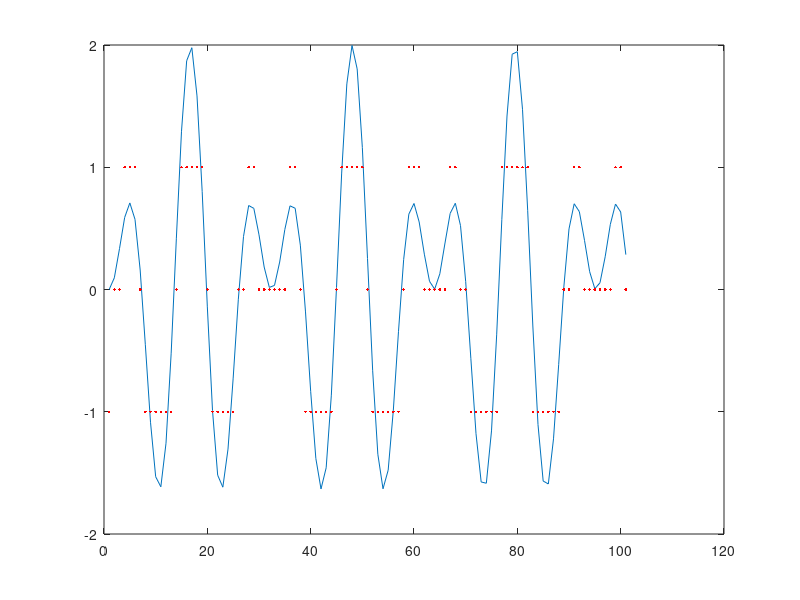

MATLAB code for this plot: (Note: this script raises an error after producing the figure.)
function [numswings,numupswings,numdownswings,dtrace,uptrace,downtrace]=swings(trace,thresh)
%[numswings,numupswings,numdownswings,swings,upswings,downswings]=SWINGS(trace,thresh)
%
% count number of swings in a signal trace that cross a middle band
% centered around the midpoint level of the signal
%
% a swing must entirely cross the band in order to be counted
%
% band is defined by thresh, should be between 0 and 1.
% thresh=0.01 means a tiny band
% thresh=0.9 means a large band
%
% numswings     number of total swings
% numupswings   number of upswings
% numdownswings number of downswings
% swings        occupancy {1,0} vector of swings (aligns with trace)
% upswings      occupancy {1,0} vector of upswings (aligns with trace)
% downswings    occupancy {1,0} vector of downswings (aligns with trace)
%
% calling swings with no arguments plots a demonstration
%
% Saul Kato
% created 4/22/10
% modified 9/12/20 to add up and down counting and to return occupancy vector of
% swing points

%demo
if nargin<1  %test trace
    trace=2*sin(.1*[0:100]).*sin(.5*[0:100]);
    figure;
    plot(trace);
end

if nargin<2
    thresh=0.2;
end

maxtrace=max(trace);
mintrace=min(trace);
midpoint=(maxtrace+mintrace)/2;
halfrange=(maxtrace-mintrace)/2;

if trace(1)>0
    rtrace(1)=1;
else
    rtrace(1)=-1;
end

for i=2:length(trace)

    if trace(i)>thresh*halfrange+midpoint
        rtrace(i)=1;
    elseif trace(i)<-thresh*halfrange+midpoint
        rtrace(i)=-1;
    else
        rtrace(i)=0;
    end
   
end

if nargin<1
    hold on
    plot(rtrace,'r.');
    hline(thresh*halfrange+midpoint,'g');
    hline(-thresh*halfrange+midpoint,'g');    
end

for i=2:length(rtrace)
    if rtrace(i)==0 
        rtrace(i)=rtrace(i-1);
    end 
end

if nargin<1
    hold on
    plot(rtrace,'c-');
end

dtrace=zeros(size(trace));
uptrace=zeros(size(trace));
downtrace=zeros(size(trace));

for i=2:length(trace)
    if rtrace(i)==rtrace(i-1)
        dtrace(i)=0;
        uptrace(i)=0;
        downtrace(i)=0;
    else
        dtrace(i)=1;  
        if rtrace(i)>rtrace(i-1)
            uptrace(i)=1;
            downtrace(i)=0;
        else
            downtrace(i)=1;
            uptrace(i)=0;
        end
    end
end

%demo
if nargin<1  
    hold on;
    plot(dtrace,'r');
    vline(find(uptrace),[.8 .2 .2]);
    vline(find(downtrace),[.2 .2 .8]);
    hline(midpoint);
end

numswings=sum(dtrace);
numupswings=sum(uptrace);
numdownswings=sum(downtrace);
